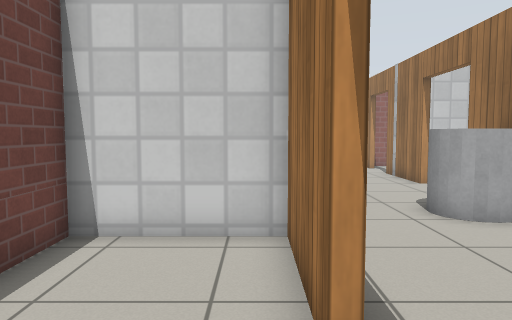
[1] (above)

19 first-person views from a walk through a world built for the Gazebo simulator. The camera is 0.94 m above the floor, tilts 4° down and sees 70° across. The floor is counted in squares, 0.5 m on a side. Each view is taken from the middle of a square. On the plan, view 1 faces up. The plan holds only what a view shows up to about 18 squares ahead; the rest is blank. Gazebo's built-in surfaces are drawn with simple patterns.

[2]
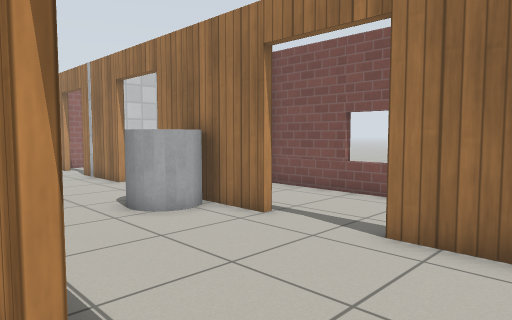

[3]
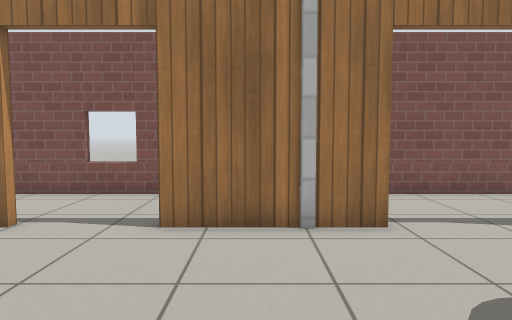

[4]
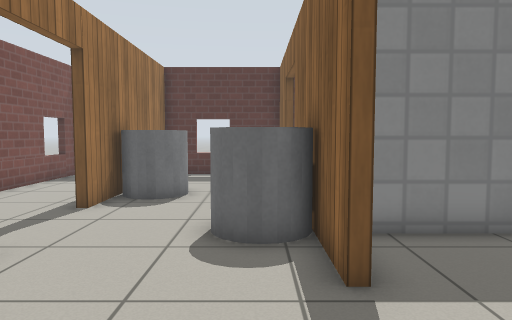

[5]
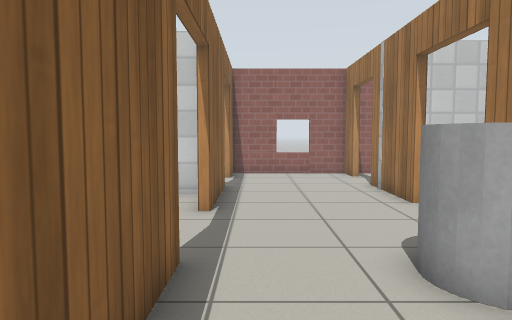

[6]
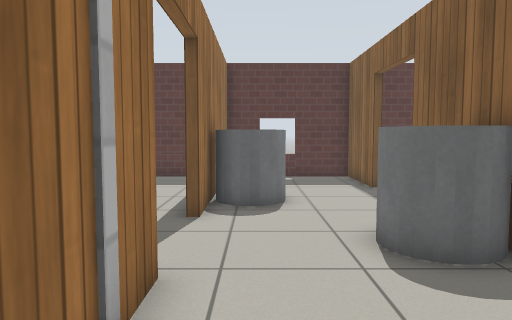

[7]
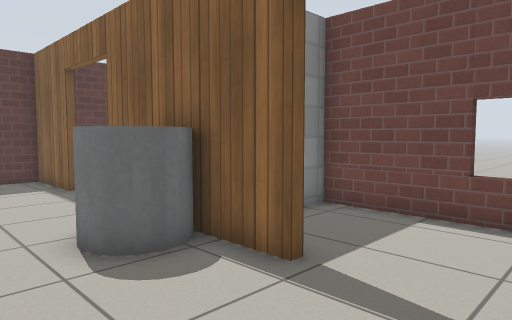

[8]
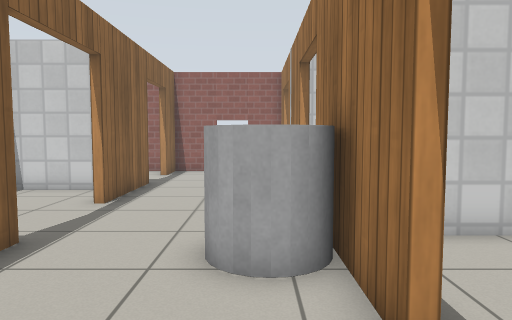

[9]
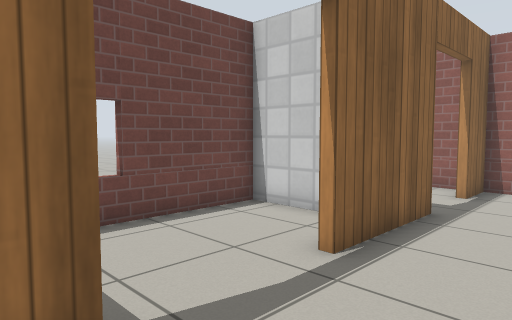

[10]
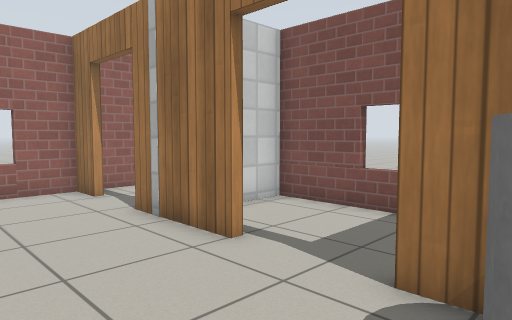

[11]
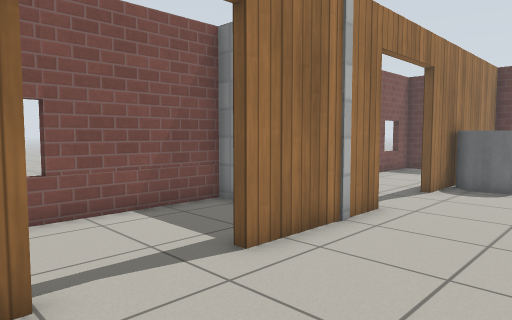

[12]
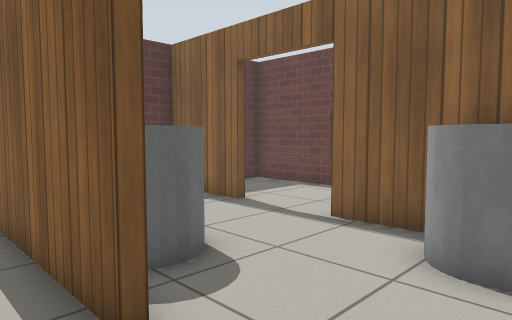

[13]
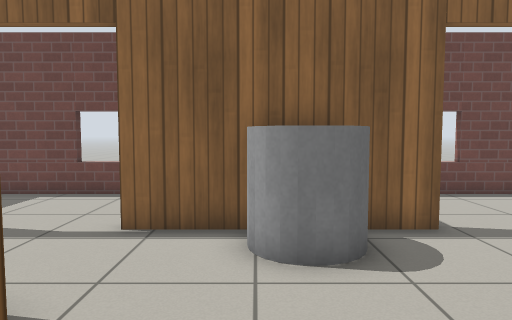

[14]
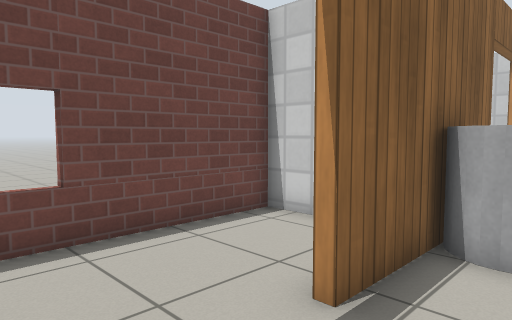

[15]
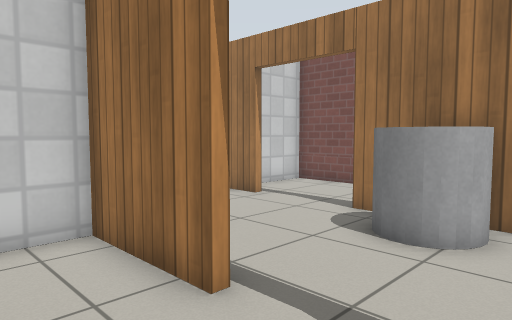

[16]
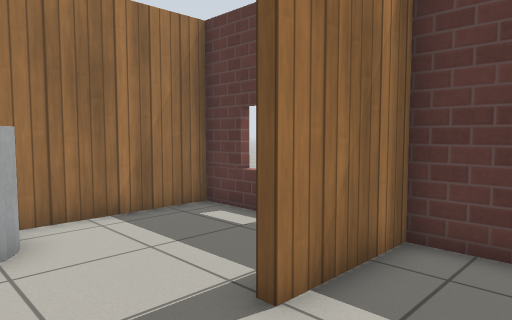

[17]
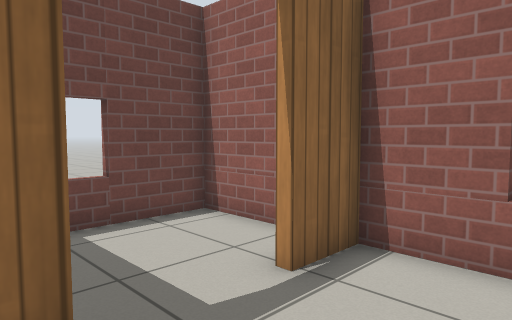

[18]
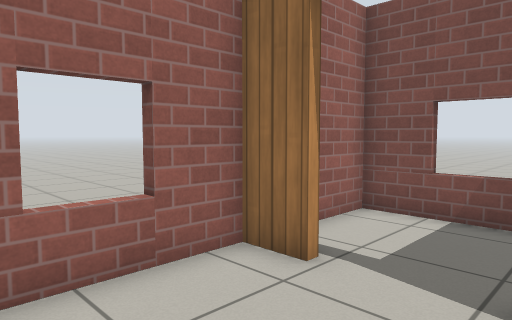

[19]
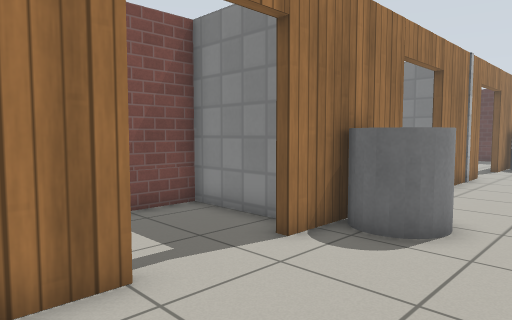

### Floor plan
Points are (right, up) in squares from view 1. A wall is a line through its corners. A room is listed if a view was taken in it or the views show most of it. See-through windows are left out.
Room 1 (views 1, 2, 3)
walls: (0.6, 2.9) (0.6, 6.6) (-3.5, 6.6) (-3.5, -2.8) (-0.1, -2.8)
ways out: open door at (1, 1.5) to room 2
Room 2 (views 4, 5, 6, 7, 8, 9, 10, 11, 14, 17, 18, 19)
walls: (6.3, 6) (6.3, 7.4); (0.9, -0.4) (0.9, -6.7); (0.9, 9.2) (0.9, 5.5); (6.3, 9.6) (6.3, 11); (6.3, -1.7) (6.3, 3); (6.3, 13.9) (6.3, 17.6); (6.3, -6.4) (6.3, -5.1); (0.9, 17) (0.9, 12.9); (0.9, -9.9) (0.9, -13.3) (6.3, -13.3) (6.3, -8.6); (6.3, 20.1) (6.3, 21.6) (0.9, 21.6) (0.9, 19.8)
ways out: open door at (1, 1.5) to room 1; open door at (6.4, -3.3) to room 3; open door at (1, -8.5) to room 4; open door at (6.3, 4.5) to room 5; open door at (1, 11) to room 6; open door at (6.3, 12.5) to room 7; open door at (1, 18) to room 8; open door at (6.4, 18.8) to room 9
objects: grey cylinder (1, -4) to (3, -2); grey cylinder (4, -8) to (6, -7); grey cylinder (4, 8) to (6, 9)
Room 3 (views 12, 13)
walls: (6.6, -5.1) (6.6, -10.4); (10.4, -13) (10.4, -0.2) (8.1, -0.2); (8.1, -13.3) (9.5, -13.3)
ways out: open door at (6.4, -3.3) to room 2
Room 4 (views 15, 16)
walls: (0.6, -6.7) (0.6, -3.5); (0.5, -3.1) (-3.5, -3.1) (-3.5, -13.3) (0.6, -13.3) (0.6, -9.9)
ways out: open door at (1, -8.5) to room 2
Room 5 (no view inside)
walls: (9.7, 9.7) (8.4, 9.7); (7.5, 0.1) (10.4, 0.1) (10.4, 9.6)
ways out: open door at (6.3, 4.5) to room 2
Room 6 (no view inside)
walls: (0.2, 15.3) (-3.5, 15.3) (-3.5, 10.9)
ways out: open door at (1, 11) to room 2
Room 7 (no view inside)
walls: (7.2, 10) (10.4, 10) (10.4, 16.4) (6.9, 16.4)
ways out: open door at (6.3, 12.5) to room 2
Room 8 (no view inside)
walls: (0.1, 21.6) (-3.5, 21.6) (-3.5, 18.4)
ways out: open door at (1, 18) to room 2
Room 9 (no view inside)
walls: (10.4, 18.4) (10.4, 21.6) (6.9, 21.6)
ways out: open door at (6.4, 18.8) to room 2

Where each view was taken, in squares from view 1:
view 1: 0 up, 0 right, facing up
view 2: 0 up, 0 right, facing up-right
view 3: 1 up, 1 left, facing right
view 4: 4 up, 2 right, facing down
view 5: 4 up, 2 right, facing up
view 6: 3 up, 5 right, facing down
view 7: 3 up, 5 right, facing down-left
view 8: 3 up, 5 right, facing up
view 9: 8 up, 4 right, facing up-left
view 10: 9 up, 2 right, facing up-right
view 11: 7 up, 2 right, facing down-right
view 12: 2 down, 8 right, facing down-left
view 13: 4 down, 8 right, facing left
view 14: 10 down, 3 right, facing up-left
view 15: 10 down, 2 left, facing up-right
view 16: 7 down, 2 left, facing down-right
view 17: 16 up, 4 right, facing up-left
view 18: 17 up, 2 right, facing up-right
view 19: 16 up, 2 right, facing down-right
